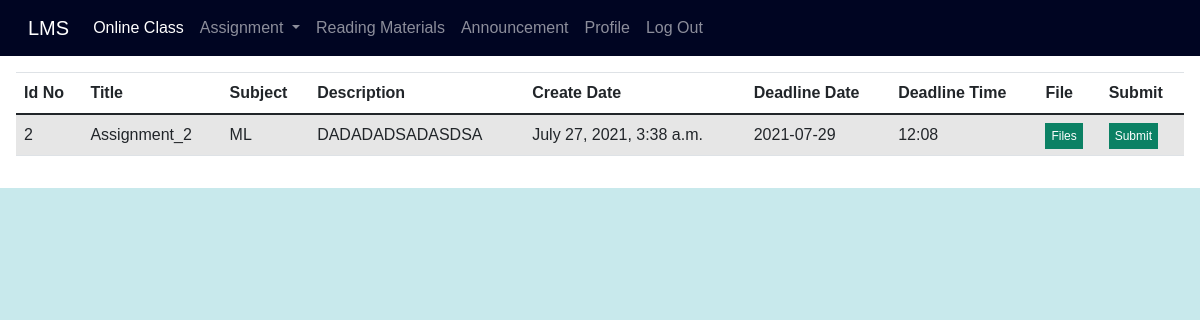
The page /student_view_assignment/ (signed in) on the database as committed earlier.
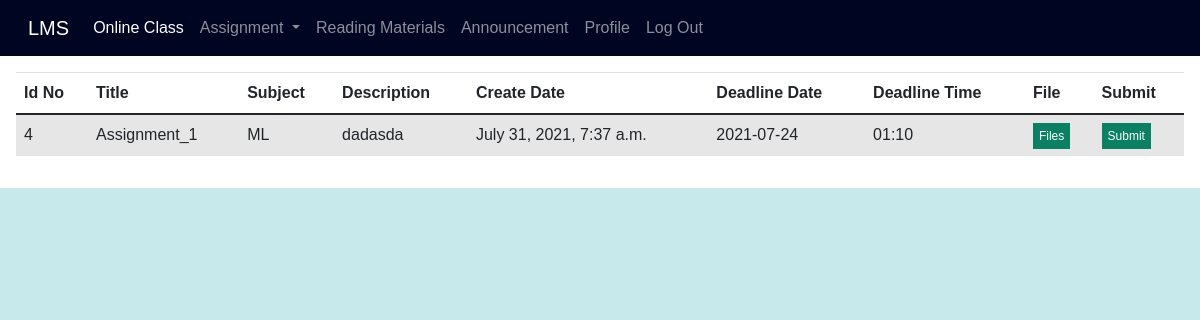
The same page on the database as committed later.
### lms_app/models.py (models this page shows)
class Create_assignment(models.Model):
    id = models.AutoField(primary_key=True)
    admin_id = models.IntegerField(unique=False)
    title = models.CharField(max_length=100,unique=False)
    department = models.CharField(max_length=100, unique=False)
    subject = models.CharField(max_length=100, unique=False)
    despription = models.CharField(max_length=700,unique=False)
    deadline_date = models.CharField(max_length=50,unique=False)
    deadline_time = models.CharField(max_length=50,unique=False)
    uploaded_date = models.DateTimeField(auto_now_add=True, null=True)
    file = models.CharField(max_length=500,unique=False)

### lms_app/views.py (the view)
# urls.py: path("student_view_assignment/", views.student_view_assignment,name='student_view_assignment'),
def student_view_assignment(requests):
    department = requests.session['dep']
    data = Create_assignment.objects.all().filter(department=department)
    my_dic = {'records': data}
    return render(requests, 'student_view_assignment.html', context=my_dic)

### templates/student_view_assignment.html (shortened to what this page needs)
{% extends 'header.html' %}
{% block body_block %}
<div class="from_table">
    <table class="table table-striped ">
  <thead>
    <tr>
      <th scope="col">Id No</th>
      <th scope="col">Title</th>
      <th scope="col">Subject</th>
        <th scope="col">Description</th>
        <th scope="col">Create Date</th>
      <th scope="col">Deadline Date</th>
      <th scope="col">Deadline Time</th>
      <th scope="col">File</th>
       <th scope="col">Submit</th>
    </tr>
  </thead>
  <tbody>
{% if records %}
{%  for stat in records %}
    <tr>
      <td>{{stat.id}}</td>
      <td>{{stat.title}}</td>
      <td>{{stat.subject}}</td>
       <td>{{stat.despription}}</td>
      <td>{{stat.uploaded_date}}</td>
      <td>{{stat.deadline_date}}</td>
      <td>{{stat.deadline_time}}</td>
        <td><a href="{{stat.file}}" style="text-decoration: none; background: rgb(11, 129, 100); padding: 6px; color: white; font-size: 12px;">Files</a></td>
        <td><a href="{% url 'base:submit' assignment_id=stat.id teacher_id=stat.admin_id %}" style="text-decoration: none; background: rgb(11, 129, 100); padding: 6px; color: white; font-size: 12px;">Submit</a></td>
    </tr>
{% endfor %}
{%endif %}
  </tbody>
</table>
</div>
</body>
</html>
{% endblock %}

Rows that differ between the two databases and show on the page:
removed Create_assignment: id "2", title "Assignment_2", subject "ML", despription "DADADADSADASDSA", uploaded_date "July 27, 2021, 3:38 a.m.", deadline_date "2021-07-29", deadline_time "12:08"
added Create_assignment: id "4", title "Assignment_1", subject "ML", despription "dadasda", uploaded_date "July 31, 2021, 7:37 a.m.", deadline_date "2021-07-24", deadline_time "01:10"
